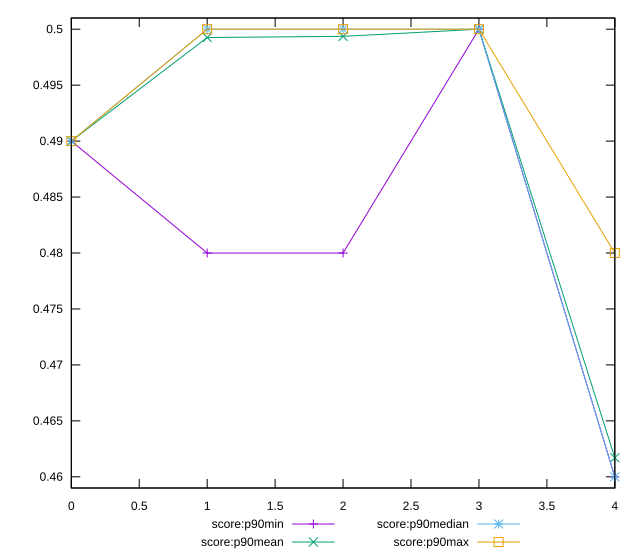

Reproduce this figure in gnuplot.
reset

$scoreP90Min <<EOF
0 0.49
1 0.48
2 0.48
3 0.5
4 0.46
EOF

$scoreP90Mean <<EOF
0 0.4900000000000001
1 0.4992553191489362
2 0.49936170212765957
3 0.5
4 0.46170212765957497
EOF

$scoreP90Median <<EOF
0 0.49
1 0.5
2 0.5
3 0.5
4 0.46
EOF

$scoreP90Max <<EOF
0 0.49
1 0.5
2 0.5
3 0.5
4 0.48
EOF

set key outside below
set xrange [0:4]
set yrange [0.459:0.501]
set trange [0.459:0.501]
set terminal svg size 640, 560 enhanced background rgb 'white'
set output "report_00017_2021-02-10T15-08-03.406Z/uses-rel-preload/progression/score.svg"

plot $scoreP90Min title "score:p90min" with linespoints, \
     $scoreP90Mean title "score:p90mean" with linespoints, \
     $scoreP90Median title "score:p90median" with linespoints, \
     $scoreP90Max title "score:p90max" with linespoints

reset
